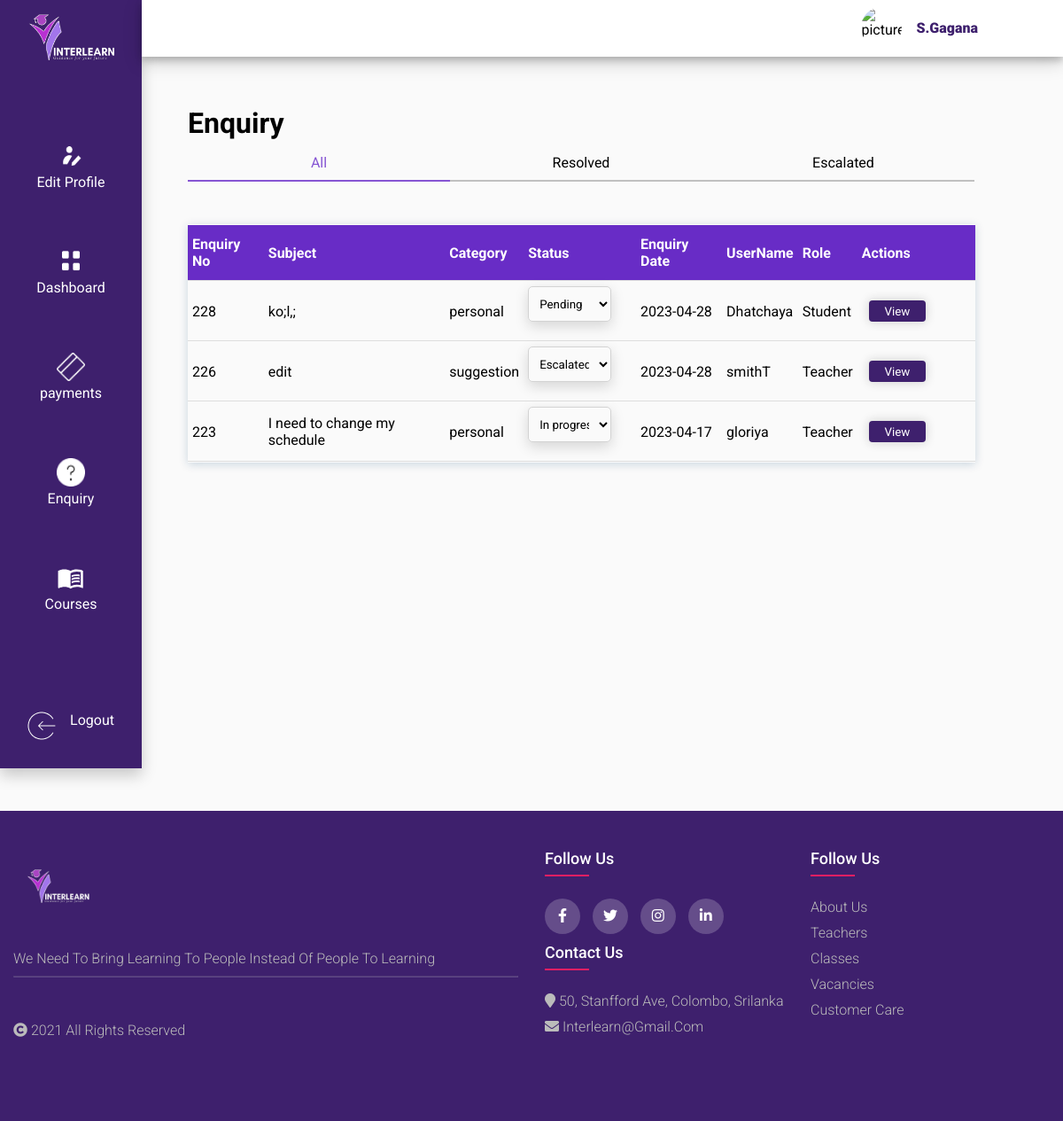
The app's page /public/receptionist/enquiry (signed in) with its own data.
### tables this page shows
CREATE TABLE `enquiry` (
  `eid` int(11) NOT NULL,
  `title` varchar(255) NOT NULL,
  `content` varchar(400) NOT NULL,
  `type` varchar(30) NOT NULL,
  `status` varchar(40) NOT NULL DEFAULT 'Pending',
  `date` date NOT NULL DEFAULT current_timestamp(),
  `user_Id` varchar(255) NOT NULL,
  `role` varchar(50) NOT NULL,
  `reply` varchar(255) NOT NULL
);

CREATE TABLE `users` (
  `uid` varchar(255) NOT NULL,
  `username` varchar(20) NOT NULL,
  `password` varchar(255) NOT NULL,
  `User_activation_code` varchar(250) NOT NULL,
  `User_email_status` varchar(250) NOT NULL,
  `user_otp` int(12) NOT NULL,
  `user_datetime` date NOT NULL DEFAULT current_timestamp(),
  `role` text NOT NULL,
  `email` varchar(255) NOT NULL,
  `display_picture` varchar(255) NOT NULL
);

### app/controllers/receptionist.php (called while the page is built, shortened)
<?php
class Receptionist extends Controller
{
    public function enquiry($action=null, $eid=null)
    {   $result = false;
        $enquiry = new Enquiry();
        $data = [];
		$data['action'] = $action;
		$data['id'] = $eid;
        $orderby = 'eid';
        $data['enquiry_title'] = 'New Enquiry';
        $data['some']=" ";
        $data['reply'] = "set";
        $data['rows']  = $enquiry->selectUserCourse(null, $orderby);
        $this->view('receptionist/enquiry',$data);
    }
}

### app/core/app.php (called while the page is built, shortened)
<?php
class App
 {
    protected $controller = '_404';
    protected $method = 'index';
    function __construct()
    {
        $arr=$this->getURL();
        $filename = "../app/controllers/".ucfirst($arr[0]).".php";
        if(file_exists($filename)){
            $this -> controller = $arr[0];
            unset($arr[0]);
        }
        else{
            require "../app/controllers/".$this->controller.".php";
        }
        $mycontroller = new $this->controller();
        $mymethod = $arr[1] ?? $this->method;
        if(!empty($arr[1])){
            if (method_exists($mycontroller,strtolower($mymethod)))
            {
            $this->method = strtolower($mymethod);
        unset($arr[1]);
            }
        }
        $arr = array_values($arr);
        call_user_func_array([$mycontroller,$this->method], $arr);
    }
    private function getURL()
    {
        $url = $_GET['url']??'home';
        $url = filter_var($url,FILTER_SANITIZE_URL);
        $arr = explode("/",$url);
        return $arr;
    }
}

### public/index.php (called while the page is built, shortened)
<?php
 $app = new app();

### app/core/database.php (called while the page is built, shortened)
<?php
class Database{
    private function connect()
    {
        $str="mysql:hostname=".DBHOST.";dbname=".DBNAME;
        $conn = new PDO($str,DBUSER,DBPASS);
        return $conn;
    }
    public function query($query,$data = [], $type = 'object')
    {
        $conn = $this -> connect();
        $stmt = $conn -> prepare($query);
        if($stmt)
        {
            $check = $stmt -> execute($data);
            if($check){
                if($type == 'object'){
                    $type = PDO::FETCH_OBJ;
                }
                else{
                    $type = PDO::FETCH_ASSOC;
                }
                $result = $stmt -> fetchAll($type);
                if(is_array($result) && count($result) >0 ){
                    return $result;
                }
            }
        }
        return false;
    }
}

### app/models/Enquiry.model.php (called while the page is built, shortened)
<?php
class Enquiry extends Model
{
    protected $table = "enquiry";
    public function selectUserCourse($data=null,$orderby=null,$order = 'desc')
    {
        $query ="select enquiry.*,users.username from ".$this->table;
        $query .= " INNER JOIN users on enquiry.user_Id = users.uid order by $orderby  $order";
        $res = $this -> query($query,$data);
        if(is_array($res)){
            return $res;
        }
        return false;
    }
}

### app/core/functions.php (called while the page is built, shortened)
<?php
    function esc($str)
    {
        return nl2br(htmlspecialchars($str));
    }

### app/models/Auth.model.php (called while the page is built, shortened)
<?php
class Auth
{
    public static function __callStatic($funcname,$args)
    {
        $key = str_replace("get","",strtolower($funcname));
        if(!empty($_SESSION['USER_DATA']->$key)){
            return $_SESSION['USER_DATA']->$key;
        }
        return '';
    }
}

### app/views/receptionist/enquiry.view.php (the view, shortened to what this page needs)
<div class="main-body-div">
    <div class="top-to-bottom-content">
        <div class="clm2">
        <h2 class="add_heading_init">Enquiry</h2>
            <div id="enq_tab_cont" class= "enq_tabs_container">
            <div id="enq_all" class= "enq_tab active_tab" data-status="all" onclick=setTab(this.id,this);> All </div>
            <div id="enq_resolve" class= "enq_tab" data-status="resolved" onclick=setTab(this.id,this);> Resolved </div>
            <div id="enq_esc" class= "enq_tab" data-status="escalated" onclick=setTab(this.id,this);> Escalated</div>
            </div>
            <div id="enq_tab_content" class= "enq_tab_content">
                <div id="enq_all_content" class= "content-tab"  >
                    <table border= 1 class='enq_tbl'>
                        <tr>
                            <th>Enquiry No</th>
                            <th>Subject</th>
                            <th>Category</th>
                            <th>Status</th>
                            <th>Enquiry Date</th>
                            <th>UserName</th>
                            <th>Role</th>
                            <th class="enq_action_clm2">Actions</th>
                        </tr>
                        <?php if(!empty($rows)):?>
                        <?php foreach($rows as $row):?>
                        <tr>
                            <td><?=esc($row->eid)?></td>
                            <td><?=esc($row->title)?></td>
                            <td><?=esc($row->type)?></td>
                            <td>
                                <select  id ="status" name = "status" data-eid="<?=esc($row->eid)?>"  onchange= "changeStatus(<?=esc($row->eid)?>,this.value,'<?=strtolower(Auth::getRole())?>');"class="enq_cat enqStatus">
                                <option value = "pending"  <?php if($row->status== 'pending'){echo "selected";}?>>Pending</option>
                                <option value = "inprogress" <?php if($row->status== 'inprogress'){echo "selected";}?>>In progress</option>
                                <option value = "escalated" <?php if($row->status== 'escalated'){echo "selected";}?>>Escalated</option>
                                </select></br>
                        </td>
                            <td><?=esc($row->date)?></td>
                            <td><?=esc($row->username)?></td>
                            <td><?=esc($row->role)?></td>
                            <td>
                            <div class="enq_actions">
                            <div class="enq_delete">
                            <div class="enq_view">
                                <a href="<?=ROOT?>/receptionist/enquiry/view/<?=esc($row->eid)?>">
                                <button class="view_enq_btn">View</button>
                                </a>
                                </div>
                            </div>
                            </td>
                        </tr>
                        <?php endforeach;?>
                        <?php else:?>
                        <tr><td colspan="10">No records found!</td></tr>
                        <?php endif;?>
                    </table>
                </div>
                </div>
            </div>
        </div>
    </div>

### records on screen
enquiry: eid "228", title "ko;l,;", type "personal", status "Pending", date "2023-04-28", user_Id.username "Dhatchaya", role "Student"
enquiry: eid "226", title "edit", type "suggestion", status "Escalated", date "2023-04-28", user_Id.username "smithT", role "Teacher"
enquiry: eid "223", title "I need to change my schedule", type "personal", status "In progress", date "2023-04-17", user_Id.username "gloriya", role "Teacher"

### other values on screen
Auth::getusername() "S.Gagana"
